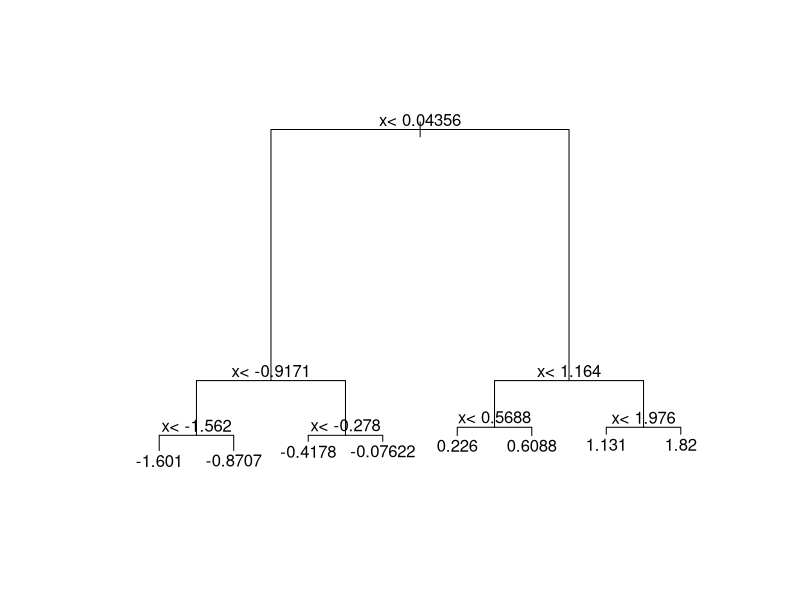
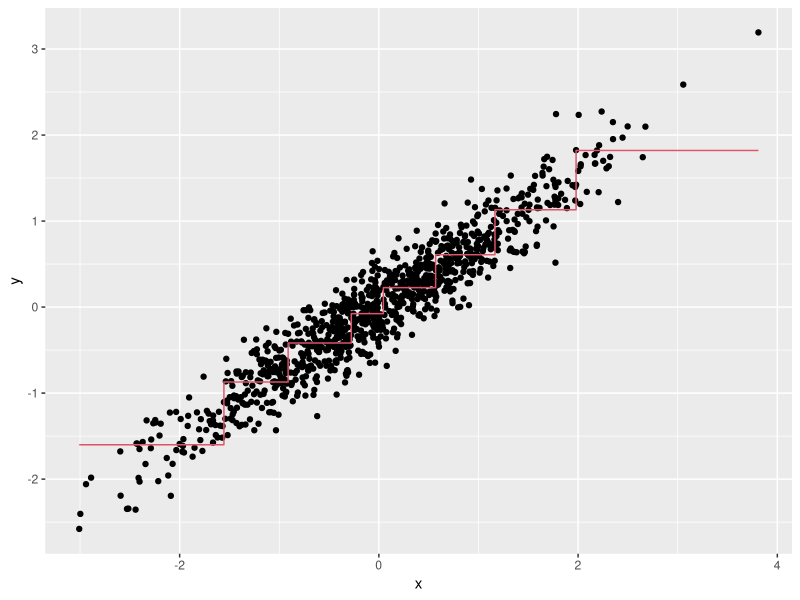
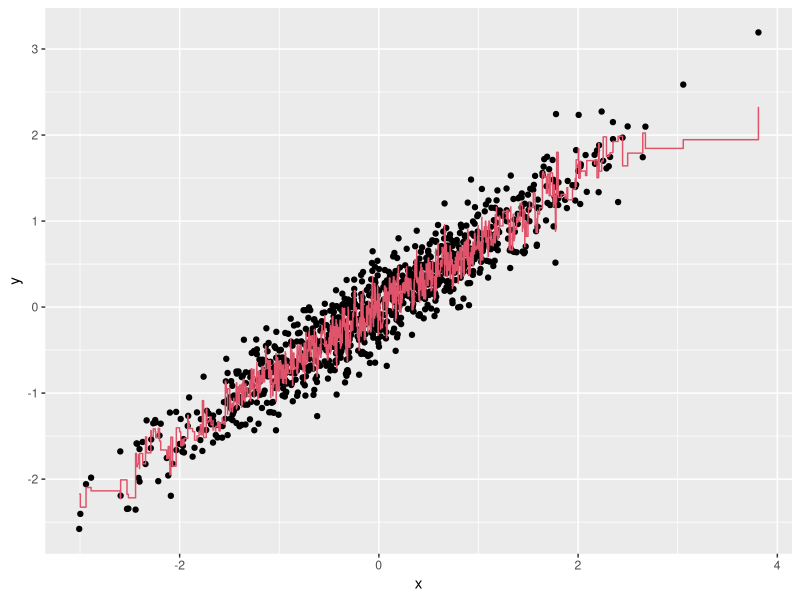
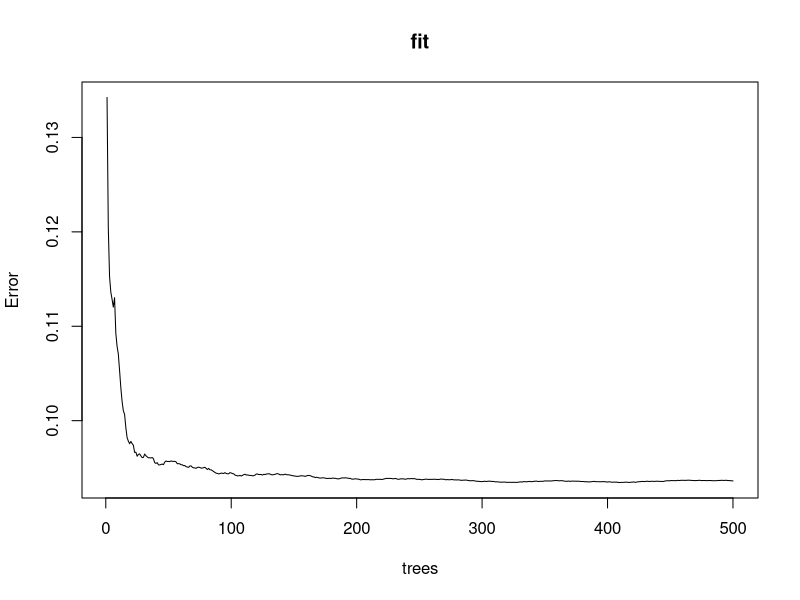
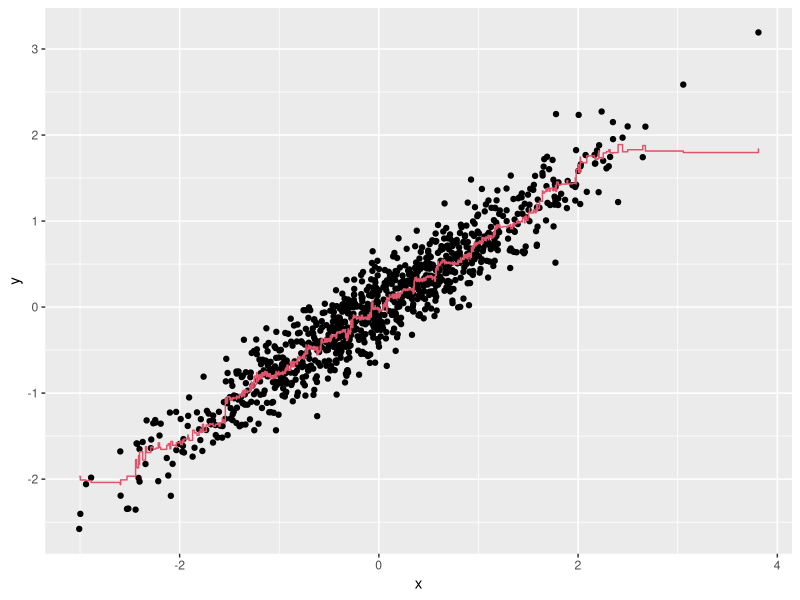

R code for these plots, in order:
#----   Comprehension Check: Trees and Random Forests    ----
library(tidyverse)
library(caret)

#---    Q1      ----
library(rpart)
n <- 1000
sigma <- 0.25

seed <- 1
if(R.version$version.string  == "R version 3.6.0 (2019-04-26)"){
 set.seed(seed, sample.kind = "Rounding")
} else {
 set.seed(seed)
}

x <- rnorm(n, 0, 1)
y <- 0.75 * x + rnorm(n, 0, sigma)
dat <- data.frame(x = x, y = y)

fit <- rpart(y ~ ., data = dat)

#---    Q2      ----
plot(fit, margin = 0.1)
text(fit)


#---    Q3      ----
dat %>% 
 mutate(y_hat = predict(fit)) %>% 
 ggplot() +
 geom_point(aes(x, y)) +
 geom_step(aes(x, y_hat), col = 2)


#---    Q4      ----
library(randomForest)
fit <- randomForest(y ~ x, data = dat)

dat %>% 
 mutate(y_hat = predict(fit)) %>% 
 ggplot() +
 geom_point(aes(x, y)) +
 geom_step(aes(x, y_hat), col = 2)


#---    Q5      ----
plot(fit)


#---    Q6      ----

fit <- randomForest(y ~ x, data = dat, nodesize = 50, maxnodes = 25)

dat %>% 
 mutate(y_hat = predict(fit)) %>% 
 ggplot() +
 geom_point(aes(x, y)) +
 geom_step(aes(x, y_hat), col = 2)
